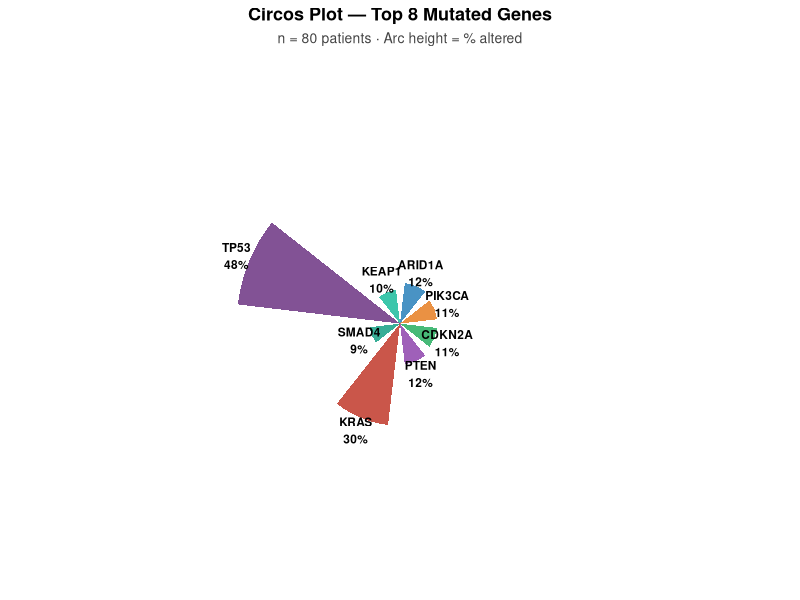

Write R code to recreate this figure.
library(ggplot2)

set.seed(7)
GENES8 <- c("ARID1A","PIK3CA","CDKN2A","PTEN","KRAS","SMAD4","TP53","KEAP1")
df <- data.frame(gene=factor(GENES8,levels=GENES8),
                 pct=c(12,11,11,12,30,9,48,10))
COLS <- c("#2980b9","#e67e22","#27ae60","#8e44ad",
          "#c0392b","#16a085","#6c3483","#1abc9c")

p <- ggplot(df, aes(gene, pct, fill=gene)) +
  geom_col(width=.7, alpha=.85) +
  geom_text(aes(y=pct+4, label=paste0(gene,"\n",pct,"%")), size=3, fontface="bold") +
  scale_fill_manual(values=setNames(COLS,GENES8)) +
  coord_polar() +
  scale_y_continuous(limits=c(0,65)) +
  theme_void() +
  theme(legend.position="none",
        plot.title=element_text(face="bold",size=13,hjust=.5),
        plot.subtitle=element_text(size=10,hjust=.5,color="#444444")) +
  labs(title="Circos Plot — Top 8 Mutated Genes",
       subtitle="n = 80 patients · Arc height = % altered")

ggsave("plots/07_circos.png", p, width=13, height=13, dpi=180, bg="white")
cat("07 done\n")
